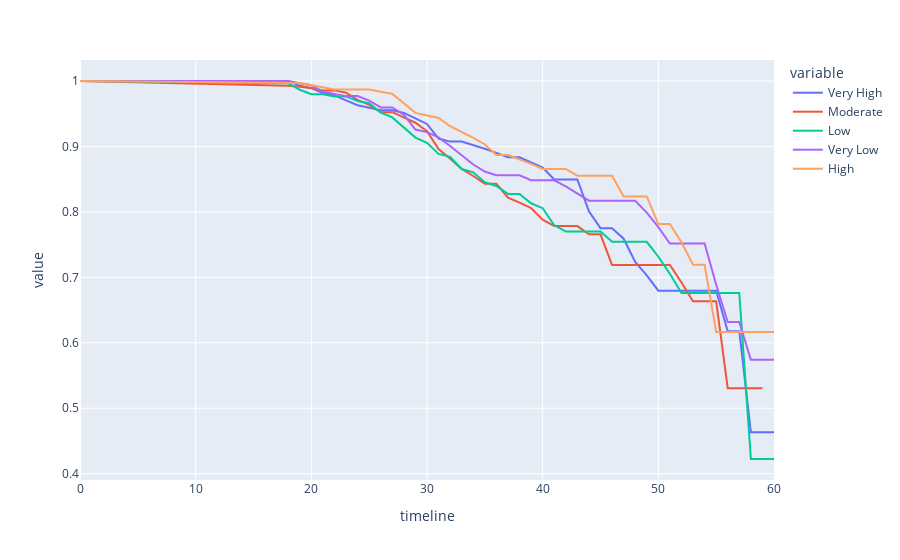

Source (notebook cell):
### Markdown cell above
## 9. Let examine how compensation affects attrition.

- Use the `pd.qcut` method to bin the HourlyRate field into 5 different pay grade categories (Very Low, Low, Moderate, High, and Very High).
- Generate and plot survival curves showing employee retention by pay grade and age.

### Code cell
data['HRrate_PayGrade'] = pd.qcut(data['HourlyRate'], 5, labels=['Very Low', 'Low', 'Moderate', 'High', "Very High"])
hrs_rate = survival(data, 'HRrate_PayGrade', 'Age', 'Attrition')
px.line(hrs_rate, x=hrs_rate.index, y=hrs_rate.columns).show()

### Figure 1 — Plotly figure (JSON) as saved in the notebook; plotly's stock layout.template omitted (floating-point values rounded to 4 significant figures)
{"data": [{"hovertemplate": "variable=Very High<br>timeline=%{x}<br>value=%{y}<extra></extra>", "legendgroup": "Very High", "line": {"color": "#636efa", "dash": "solid"}, "mode": "lines", "name": "Very High", "orientation": "v", "showlegend": true, "type": "scatter", "x": [0, 18, 19, 20, 21, 22, 23, 24, 25, 26, 27, 28, 29, 30, 31, 32, 33, 34, 35, 36, 37, 38, 39, 40, 41, 42, 43, 44, 45, 46, 47, 48, 49, 50, 51, 52, 53, 54, 55, 56, 57, 58, 59, 60], "xaxis": "x", "y": [1, 1, 0.9927, 0.989, 0.9817, 0.978, 0.9705, 0.963, 0.9591, 0.9553, 0.9553, 0.9512, 0.943, 0.9343, 0.9121, 0.9074, 0.9074, 0.9022, 0.8965, 0.8903, 0.8835, 0.8835, 0.8756, 0.8676, 0.8495, 0.8495, 0.8495, 0.801, 0.7752, 0.7752, 0.759, 0.7237, 0.703, 0.6796, 0.6796, 0.6796, 0.6796, 0.6796, 0.6796, 0.6178, 0.6178, 0.4634, 0.4634, 0.4634], "yaxis": "y"}, {"hovertemplate": "variable=Moderate<br>timeline=%{x}<br>value=%{y}<extra></extra>", "legendgroup": "Moderate", "line": {"color": "#EF553B", "dash": "solid"}, "mode": "lines", "name": "Moderate", "orientation": "v", "showlegend": true, "type": "scatter", "x": [0, 18, 19, 20, 21, 22, 23, 24, 25, 26, 27, 28, 29, 30, 31, 32, 33, 34, 35, 36, 37, 38, 39, 40, 41, 42, 43, 44, 45, 46, 47, 48, 49, 50, 51, 52, 53, 54, 55, 56, 57, 58, 59, 60], "xaxis": "x", "y": [1, 0.9929, 0.9911, 0.9893, 0.9857, 0.9857, 0.982, 0.971, 0.9636, 0.9524, 0.9524, 0.9444, 0.9362, 0.9235, 0.8959, 0.8813, 0.8657, 0.8548, 0.8432, 0.8432, 0.8218, 0.8141, 0.8059, 0.7882, 0.7783, 0.7783, 0.7783, 0.7657, 0.7657, 0.7189, 0.7189, 0.7189, 0.7189, 0.7189, 0.7189, 0.6922, 0.6634, 0.6634, 0.6634, 0.5307, 0.5307, 0.5307, 0.5307, null], "yaxis": "y"}, {"hovertemplate": "variable=Low<br>timeline=%{x}<br>value=%{y}<extra></extra>", "legendgroup": "Low", "line": {"color": "#00cc96", "dash": "solid"}, "mode": "lines", "name": "Low", "orientation": "v", "showlegend": true, "type": "scatter", "x": [0, 18, 19, 20, 21, 22, 23, 24, 25, 26, 27, 28, 29, 30, 31, 32, 33, 34, 35, 36, 37, 38, 39, 40, 41, 42, 43, 44, 45, 46, 47, 48, 49, 50, 51, 52, 53, 54, 55, 56, 57, 58, 59, 60], "xaxis": "x", "y": [1, 0.9966, 0.9866, 0.9798, 0.9798, 0.9764, 0.9764, 0.9695, 0.966, 0.9517, 0.9444, 0.9292, 0.9136, 0.9055, 0.8885, 0.8841, 0.8655, 0.8605, 0.8453, 0.8396, 0.8275, 0.8275, 0.8132, 0.8057, 0.7797, 0.77, 0.77, 0.77, 0.77, 0.7543, 0.7543, 0.7543, 0.7543, 0.7315, 0.7054, 0.676, 0.676, 0.676, 0.676, 0.676, 0.676, 0.4225, 0.4225, 0.4225], "yaxis": "y"}, {"hovertemplate": "variable=Very Low<br>timeline=%{x}<br>value=%{y}<extra></extra>", "legendgroup": "Very Low", "line": {"color": "#ab63fa", "dash": "solid"}, "mode": "lines", "name": "Very Low", "orientation": "v", "showlegend": true, "type": "scatter", "x": [0, 18, 19, 20, 21, 22, 23, 24, 25, 26, 27, 28, 29, 30, 31, 32, 33, 34, 35, 36, 37, 38, 39, 40, 41, 42, 43, 44, 45, 46, 47, 48, 49, 50, 51, 52, 53, 54, 55, 56, 57, 58, 59, 60], "xaxis": "x", "y": [1, 1, 0.9967, 0.9934, 0.9835, 0.9802, 0.9769, 0.9769, 0.97, 0.9596, 0.9596, 0.9486, 0.9259, 0.9219, 0.9137, 0.9007, 0.887, 0.8724, 0.8617, 0.8559, 0.8559, 0.8559, 0.8483, 0.8483, 0.8483, 0.8391, 0.8285, 0.8171, 0.8171, 0.8171, 0.8171, 0.8171, 0.7989, 0.7768, 0.7517, 0.7517, 0.7517, 0.7517, 0.6891, 0.6316, 0.6316, 0.5742, 0.5742, 0.5742], "yaxis": "y"}, {"hovertemplate": "variable=High<br>timeline=%{x}<br>value=%{y}<extra></extra>", "legendgroup": "High", "line": {"color": "#FFA15A", "dash": "solid"}, "mode": "lines", "name": "High", "orientation": "v", "showlegend": true, "type": "scatter", "x": [0, 18, 19, 20, 21, 22, 23, 24, 25, 26, 27, 28, 29, 30, 31, 32, 33, 34, 35, 36, 37, 38, 39, 40, 41, 42, 43, 44, 45, 46, 47, 48, 49, 50, 51, 52, 53, 54, 55, 56, 57, 58, 59, 60], "xaxis": "x", "y": [1, 0.9968, 0.9968, 0.9936, 0.9903, 0.9871, 0.9871, 0.9871, 0.9871, 0.9837, 0.9803, 0.9661, 0.9513, 0.9474, 0.9434, 0.9309, 0.9221, 0.913, 0.903, 0.8868, 0.8868, 0.8805, 0.8734, 0.8656, 0.8656, 0.8656, 0.8553, 0.8553, 0.8553, 0.8553, 0.8237, 0.8237, 0.8237, 0.7814, 0.7814, 0.7535, 0.7193, 0.7193, 0.6165, 0.6165, 0.6165, 0.6165, 0.6165, 0.6165], "yaxis": "y"}], "layout": {"legend": {"title": {"text": "variable"}, "tracegroupgap": 0}, "margin": {"t": 60}, "xaxis": {"anchor": "y", "domain": [0, 1], "title": {"text": "timeline"}}, "yaxis": {"anchor": "x", "domain": [0, 1], "title": {"text": "value"}}}}
